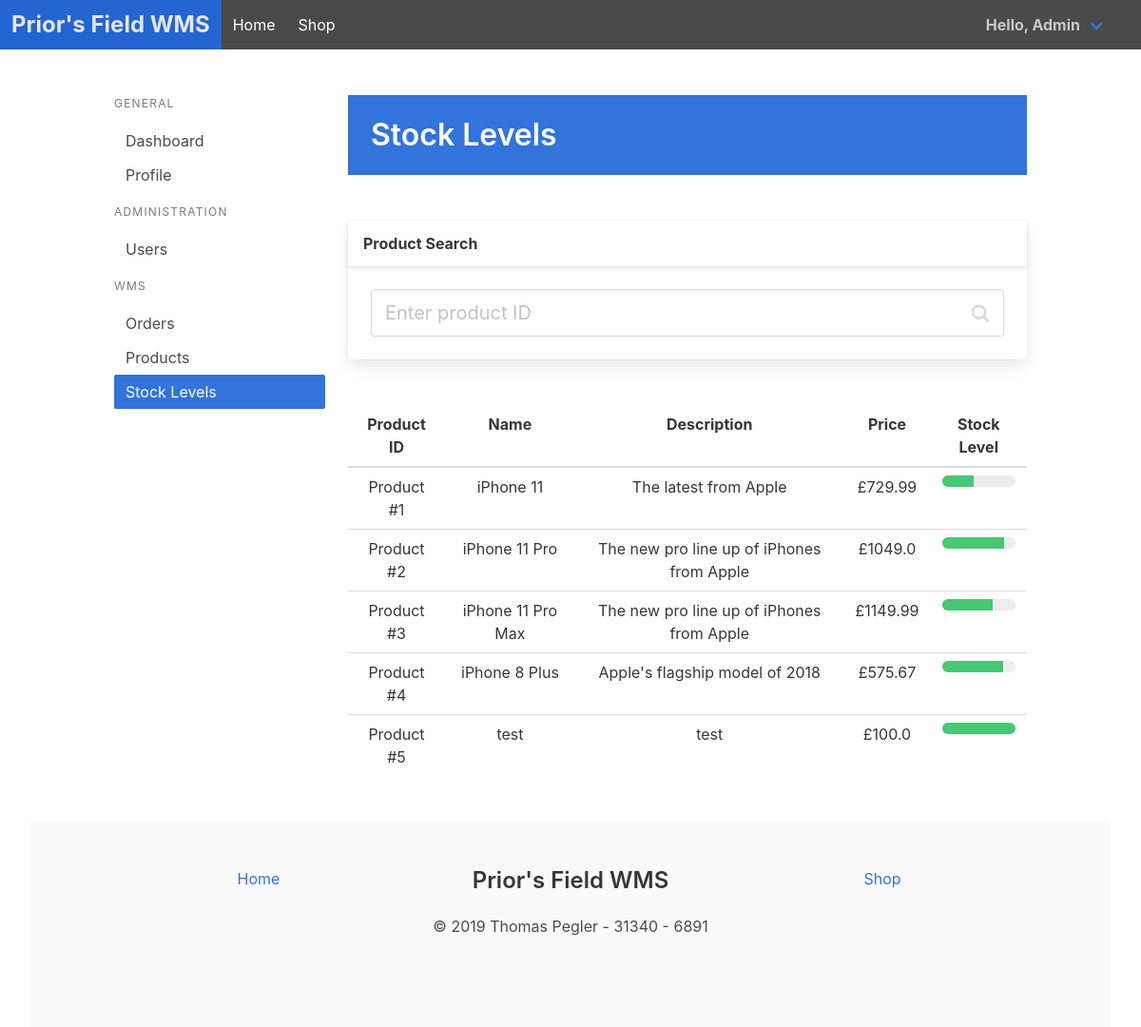
The app's page /stocklevels (signed in) with its own data.
### app/models.py (models this page shows, shortened)
class User(UserMixin, db.Model):
    id = db.Column(db.Integer, primary_key=True)
    email = db.Column(db.String, unique=True, nullable=False)
    password = db.Column(db.String, nullable=False)
    firstname = db.Column(db.String, nullable=False)
    lastname = db.Column(db.String, nullable=False)
    isadmin = db.Column(db.Boolean, nullable=False, default=0)
    address_line1 = db.Column(db.String)
    address_line2 = db.Column(db.String)
    address_city = db.Column(db.String)
    address_county = db.Column(db.String)
    address_postcode = db.Column(db.String)
    orders = db.relationship('Order', backref="orderuser", lazy=True)
    basketitems = db.relationship('BasketItem', backref="basketuser", lazy=True)
    passreset = db.relationship('UserPassReset', backref="passresetuser", lazy=True)

class Product(db.Model):
    id = db.Column(db.Integer, primary_key=True)
    name = db.Column(db.String, nullable=False)
    shortdesc = db.Column(db.String)
    longdesc = db.Column(db.String)
    price = db.Column(db.Float, nullable=False)
    stock = db.Column(db.Integer)
    mainimage = db.Column(db.String, nullable=False, default='Stock Image.svg')
    archived = db.Column(db.Boolean, default=False)
    orderitems = db.relationship('OrderItem', backref="orderproduct", lazy=True)
    basketitems = db.relationship('BasketItem', backref="basketproduct", lazy=True)

### app/admin.py (the view)
@admin.route("/stocklevels")
@login_required
def stocklevels():
    if current_user.isadmin:
        products = Product.query.all()
        return render_template("admin_stocklevels.html", products=products)
    else:
        flash("Admin status required to visit this page.", category="is-danger")
        return redirect(url_for("main.index"))

### app/__init__.py (called while the page is built)
@login_manager.user_loader
def load_user(user_id):
    return User.query.get(int(user_id))

### app/templates/admin_stocklevels.html (shortened to what this page needs)
{% extends "admin_pagebase.html" %}
{% block pagecontent %}
<div class="column is-9">
    <section class="hero is-link welcome is-small">
        <div class="hero-body">
            <div class="container">
                <h1 class="title">
                    Stock Levels
                </h1>
            </div>
        </div>
    </section>
    <section class="hero is-small">
        <div class="hero-body">
        </div>
    </section>
    <section>
        <div class="card">
                <header class="card-header">
                    <p class="card-header-title">
                        Product Search
                    </p>
                </header>
                <div class="card-content">
                    <div class="content">
                        <div class="control has-icons-right">
                            <input class="input is-medium" type="integer" placeholder="Enter product ID">
                            <span class="icon is-medium is-right">
                            </span>
                        </div>
                    </div>
                </div>
            </div>
    </section>
    <section class="hero is-small">
        <div class="hero-body">
        </div>
    </section>
    <section>
        <table class="table is-fullwidth">
            <thead>
            <tr>
                <th class="has-text-centered" scope="col">Product ID</th>
                <th class="has-text-centered" scope="col">Name</th>
                <th class="has-text-centered" scope="col">Description</th>
                <th class="has-text-centered" scope="col">Price</th>
                <th class="has-text-centered" scope="col">Stock Level</th>
            </tr>
            </thead>
            <tbody>
            {% for product in products %}
            <tr>
                <td class="has-text-centered">Product #{{ product.id }}</td>
                <td class="has-text-centered">{{ product.name }}</td>
                <td class="has-text-centered">{{ product.shortdesc }}</td>
                <td class="has-text-centered">£{{ product.price }}</td>
                <td class="has-text-centered"><progress class="progress is-small is-success is-centered" value={{ product.stock }} max="100">{{ product.stock }}%</progress></td>
            </tr>
            {% endfor %}
            </tbody>
        </table>
    </section>
</div>
{% endblock %}

### app/templates/base.html (shortened to what this page needs)
<!DOCTYPE html>
<html>
<head>
    <link rel="stylesheet" href="https://maxcdn.bootstrapcdn.com/font-awesome/4.7.0/css/font-awesome.min.css">
    <link rel="stylesheet" href="/static/css/mybulma.css">
</head>
<body>
    <section class="hero is-link has-background-grey-dark">
        <nav class="navbar" role="navigation">
            <div class="navbar-brand">
                <a href="{{ url_for('main.index') }}" class="navbar-item has-text-white is-size-4">
                    <strong>Prior's Field WMS</strong>
                </a>
            </div>
            <div class="navbar-menu">
                <div class="navbar-start">
                    <a href="{{ url_for('main.index') }}" class="navbar-item">
                        Home
                    </a>
                    <a href="{{ url_for('shop.shop_main') }}" class="navbar-item">
                        Shop
                    </a>
                </div>
            </div>
            <div class="navbar-end">
                {% if current_user.is_authenticated %}
                <div class="navbar-item has-dropdown is-hoverable">
                    <a class="navbar-link">
                        <strong>Hello, {{ current_user.firstname }}</strong>
                    </a>
                {% endif %}
                <div class="navbar-item">
                </div>
                </div>
            </div>
        </nav>
    </section>
    {% block content %}
    {% endblock %}
<section>
    <div class="container is-fluid">
        <footer class="footer">
            <div class="container">
                <div class="columns">
                    <div class="column is-4">
                        <div class="level"><a class="level-item" href="{{ url_for('main.index') }}">Home</a></div>
                    </div>
                    <div class="column is-4 has-text-centered"><a class="title is-4">Prior's Field WMS</a></div>
                    <div class="column is-4 has-text-right">
                        <div class="level"><a class="level-item" href="{{ url_for('shop.shop_main') }}">Shop</a></div>
                    </div>
                </div>
                <p class="subtitle has-text-centered is-6">&copy; 2019 Thomas Pegler - 31340 - 6891</p>
            </div>
        </footer>
    </div>
</section>
</body>
</html>

### records on screen
User: firstname "Admin"
Product: id "1", name "iPhone 11", shortdesc "The latest from Apple", price "729.99", stock 43 (drawn)
Product: id "2", name "iPhone 11 Pro", shortdesc "The new pro line up of iPhones from Apple", price "1049.0", stock 85 (drawn)
Product: id "3", name "iPhone 11 Pro Max", shortdesc "The new pro line up of iPhones from Apple", price "1149.99", stock 69 (drawn)
Product: id "4", name "iPhone 8 Plus", shortdesc "Apple's flagship model of 2018", price "575.67", stock 83 (drawn)
Product: id "5", name "test", shortdesc "test", price "100.0", stock 100 (drawn)
